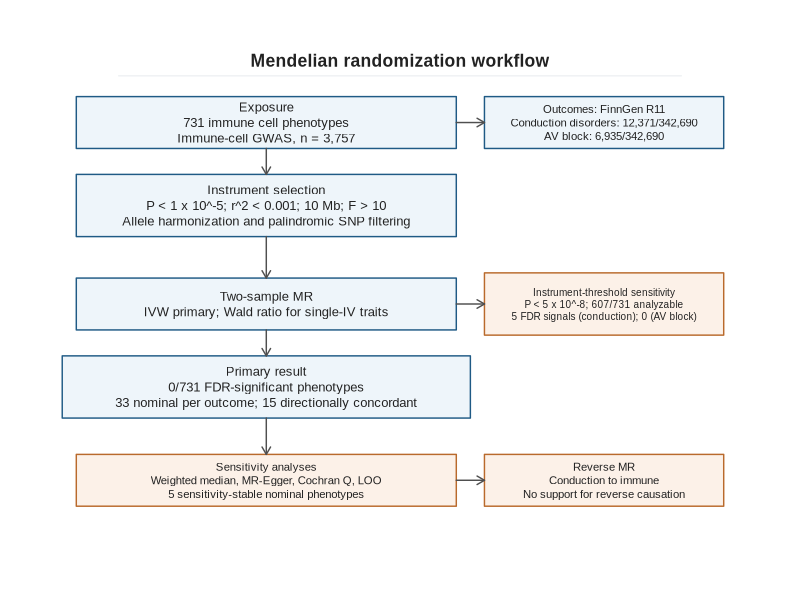

Generate this figure with R: (Note: this script raises an error after producing the figure.)
# =============================================================
# 16: Figure 1 study flowchart
# Outputs: results/figures/Fig1_flowchart.pdf/png/svg/tiff
# =============================================================
this_file <- sub("^--file=", "", grep("^--file=", commandArgs(FALSE), value = TRUE)[1])
PROJ <- normalizePath(file.path(dirname(this_file), ".."), winslash = "/", mustWork = TRUE)
FIG  <- file.path(PROJ, "results/figures")
dir.create(FIG, showWarnings = FALSE, recursive = TRUE)

open_svg <- function(path, width, height) {
  if (requireNamespace("svglite", quietly = TRUE)) {
    svglite::svglite(path, width = width, height = height)
  } else {
    svg(path, width = width, height = height, family = "Arial")
  }
}

draw <- function() {
  BLUE <- "#1F5A85"; BLUE_FILL <- "#EEF5FA"
  ORANGE <- "#B96A2C"; ORANGE_FILL <- "#FCF1E8"
  GREY <- "#4F4F4F"; GRID <- "#E8ECEF"
  par(mar = c(0.8, 1.0, 1.2, 1.0), family = "Arial", xpd = NA)
  plot(NA, xlim = c(0, 100), ylim = c(0, 100), axes = FALSE, xlab = "", ylab = "")
  text(50, 97, "Mendelian randomization workflow", cex = 1.05, font = 2, col = "#222222")
  segments(10, 94, 90, 94, col = GRID, lwd = 1)

  box_ <- function(x, y, w, h, txt, fill = BLUE_FILL, border = BLUE, cex = 0.78, font = 1) {
    rect(x - w / 2, y - h / 2, x + w / 2, y + h / 2, col = fill, border = border, lwd = 1.4)
    text(x, y, txt, cex = cex, font = font, col = "#222222")
  }
  arr <- function(x0, y0, x1, y1) arrows(x0, y0, x1, y1, length = 0.085, lwd = 1.4, col = GREY)
  section <- function(x, y, label) text(x, y, label, cex = 0.68, font = 2, col = GREY)

  section(10, 88.5, "Input")
  box_(31, 85, 54, 10, "Exposure\n731 immune cell phenotypes\nImmune-cell GWAS, n = 3,757")
  box_(79, 85, 34, 10, "Outcomes: FinnGen R11\nConduction disorders: 12,371/342,690\nAV block: 6,935/342,690", cex = 0.68)

  section(10, 69.5, "MR design")
  box_(31, 69, 54, 12, "Instrument selection\nP < 1 x 10^-5; r^2 < 0.001; 10 Mb; F > 10\nAllele harmonization and palindromic SNP filtering")
  box_(31, 50, 54, 10, "Two-sample MR\nIVW primary; Wald ratio for single-IV traits")
  box_(79, 50, 34, 12, "Instrument-threshold sensitivity\nP < 5 x 10^-8; 607/731 analyzable\n5 FDR signals (conduction); 0 (AV block)", fill = ORANGE_FILL, border = ORANGE, cex = 0.60)

  section(10, 34.5, "Findings")
  box_(31, 34, 58, 12, "Primary result\n0/731 FDR-significant phenotypes\n33 nominal per outcome; 15 directionally concordant")
  box_(31, 16, 54, 10, "Sensitivity analyses\nWeighted median, MR-Egger, Cochran Q, LOO\n5 sensitivity-stable nominal phenotypes", fill = ORANGE_FILL, border = ORANGE, cex = 0.68)
  box_(79, 16, 34, 10, "Reverse MR\nConduction to immune\nNo support for reverse causation", fill = ORANGE_FILL, border = ORANGE, cex = 0.68)

  arr(58, 85, 62, 85)
  arr(31, 80, 31, 75)
  arr(31, 63, 31, 55)
  arr(31, 45, 31, 40)
  arr(31, 28, 31, 21)
  arr(58, 50, 62, 50)
  arr(58, 16, 62, 16)
}

cairo_pdf(file.path(FIG, "Fig1_flowchart.pdf"), width = 8.0, height = 7.0, family = "Arial")
draw()
dev.off()
open_svg(file.path(FIG, "Fig1_flowchart.svg"), width = 8.0, height = 7.0)
draw()
dev.off()
png(file.path(FIG, "Fig1_flowchart.png"), width = 4800, height = 4200, res = 600, pointsize = 13)
draw()
dev.off()
tiff(file.path(FIG, "Fig1_flowchart.tiff"), width = 8.0, height = 7.0, units = "in", res = 600, pointsize = 13, compression = "lzw")
draw()
dev.off()
cat("Fig1 output complete\n")
